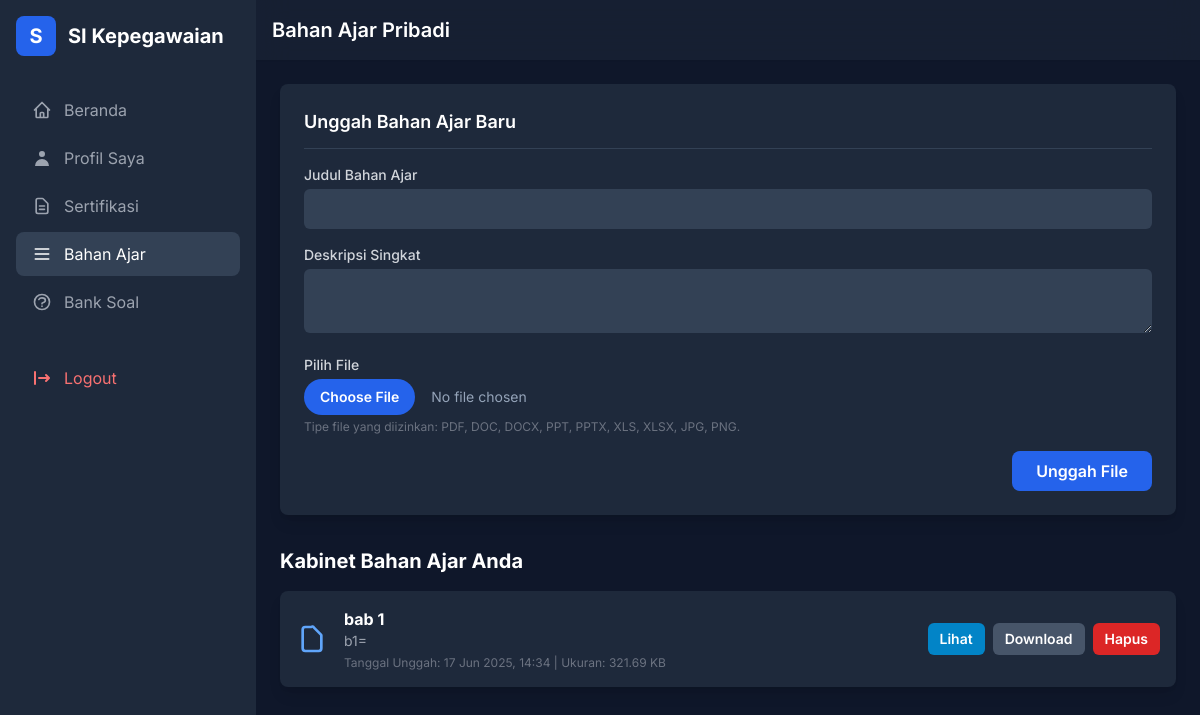
Screenshot of /guru/bahan_ajar.php (signed in) with the database file from the repository.
### tables this page shows
CREATE TABLE `bahan_ajar` (
  `id` int(11) NOT NULL,
  `judul` varchar(255) NOT NULL,
  `deskripsi` text DEFAULT NULL,
  `nama_file_asli` varchar(255) NOT NULL,
  `path_file` varchar(255) NOT NULL,
  `tipe_file` varchar(100) NOT NULL,
  `ukuran_file` int(11) NOT NULL,
  `id_guru_uploader` int(11) NOT NULL,
  `tanggal_upload` timestamp NOT NULL DEFAULT current_timestamp()
);

### guru/bahan_ajar.php (the view, shortened to what this page needs)
<?php
require '../db_connection.php';
$pageTitle = 'Bahan Ajar Pribadi';
$guru_id = $_SESSION['user']['id'];
$stmt_fetch = $conn->prepare("SELECT * FROM bahan_ajar WHERE id_guru_uploader = ? ORDER BY tanggal_upload DESC");
$stmt_fetch->bind_param("i", $guru_id);
$stmt_fetch->execute();
$all_files = $stmt_fetch->get_result()->fetch_all(MYSQLI_ASSOC);
require_once 'layout/header.php';
require_once 'layout/sidebar.php';
?>
<div class="flex-1 flex flex-col">
    <header class="bg-slate-800/50 backdrop-blur-lg shadow-sm p-4 flex items-center justify-between sticky top-0 z-20">
        <h1 class="text-xl font-semibold text-white"><?php echo $pageTitle; ?></h1>
    </header>
    <main class="p-6 flex-grow">
        <div class="bg-slate-800 p-6 rounded-lg shadow-lg mb-8">
            <h3 class="text-lg font-semibold text-white border-b border-slate-700 pb-3 mb-4">Unggah Bahan Ajar Baru</h3>
            <form action="bahan_ajar.php" method="POST" enctype="multipart/form-data" class="space-y-4">
                <div class="grid grid-cols-1 md:grid-cols-2 gap-4">
                    <div class="md:col-span-2">
                        <label for="judul" class="block text-sm font-medium text-gray-300">Judul Bahan Ajar</label>
                        <input type="text" name="judul" id="judul" required class="mt-1 w-full bg-slate-700 border-slate-600 rounded-md py-2 px-3 text-white focus:ring-blue-500 focus:border-blue-500">
                    </div>
                    <div class="md:col-span-2">
                        <label for="deskripsi" class="block text-sm font-medium text-gray-300">Deskripsi Singkat</label>
                        <textarea name="deskripsi" id="deskripsi" rows="2" class="mt-1 w-full bg-slate-700 border-slate-600 rounded-md py-2 px-3 text-white focus:ring-blue-500 focus:border-blue-500"></textarea>
                    </div>
                    <div class="md:col-span-2">
                        <label for="file_ajar" class="block text-sm font-medium text-gray-300">Pilih File</label>
                        <input type="file" name="file_ajar" id="file_ajar" required class="mt-1 block w-full text-sm text-slate-400 file:mr-4 file:py-2 file:px-4 file:rounded-full file:border-0 file:text-sm file:font-semibold file:bg-blue-600 file:text-white hover:file:bg-blue-700"/>
                        <p class="text-xs text-gray-500 mt-1">Tipe file yang diizinkan: PDF, DOC, DOCX, PPT, PPTX, XLS, XLSX, JPG, PNG.</p>
                    </div>
                </div>
                <div class="text-right">
                    <button type="submit" name="upload_bahan_ajar" class="bg-blue-600 text-white font-semibold px-6 py-2 rounded-lg hover:bg-blue-700 transition-colors">Unggah File</button>
                </div>
            </form>
        </div>
        <div>
            <h3 class="text-xl font-bold text-white mb-4">Kabinet Bahan Ajar Anda</h3>
            <div class="space-y-4">
                <?php if (empty($all_files)): ?>
                    <div class="bg-slate-800 p-8 rounded-lg text-center text-gray-400">Kabinet Anda masih kosong. Silakan unggah bahan ajar pertama Anda.</div>
                <?php else: ?>
                    <?php
                        $viewable_types = ['application/pdf', 'image/jpeg', 'image/png', 'image/gif'];
                    ?>
                    <?php foreach ($all_files as $file): ?>
                        <div class="bg-slate-800 p-4 rounded-lg shadow-lg flex flex-col sm:flex-row items-start sm:items-center gap-4">
                            <div class="flex-shrink-0 text-blue-400"><svg class="h-8 w-8" fill="none" viewBox="0 0 24 24" stroke="currentColor"><path stroke-linecap="round" stroke-linejoin="round" stroke-width="2" d="M7 21h10a2 2 0 002-2V9.414a1 1 0 00-.293-.707l-5.414-5.414A1 1 0 0011.586 3H7a2 2 0 00-2 2v14a2 2 0 002 2z" /></svg></div>
                            <div class="flex-grow">
                                <h4 class="font-bold text-white"><?php echo htmlspecialchars($file['judul']); ?></h4>
                                <p class="text-sm text-gray-400"><?php echo htmlspecialchars($file['deskripsi']); ?></p>
                                <p class="text-xs text-gray-500 mt-1">
                                    Tanggal Unggah: <?php echo date('d M Y, H:i', strtotime($file['tanggal_upload'])); ?> |
                                    Ukuran: <?php echo round($file['ukuran_file'] / 1024, 2); ?> KB
                                </p>
                            </div>
                            <div class="flex-shrink-0 flex items-center gap-2 mt-2 sm:mt-0">
                                <?php if (in_array($file['tipe_file'], $viewable_types)): ?>
                                    <a href="../<?php echo htmlspecialchars($file['path_file']); ?>" target="_blank" class="text-sm bg-sky-600 text-white font-semibold px-3 py-1.5 rounded-md hover:bg-sky-700 transition-colors">Lihat</a>
                                <?php endif; ?>
                                <a href="../<?php echo htmlspecialchars($file['path_file']); ?>" download="<?php echo htmlspecialchars($file['nama_file_asli']); ?>" class="text-sm bg-slate-600 text-white font-semibold px-3 py-1.5 rounded-md hover:bg-slate-500 transition-colors">Download</a>
                                <a href="bahan_ajar.php?action=delete&id=<?php echo $file['id']; ?>" onclick="return confirm('Apakah Anda yakin ingin menghapus file ini secara permanen?');" class="text-sm bg-red-600 text-white font-semibold px-3 py-1.5 rounded-md hover:bg-red-700 transition-colors">Hapus</a>
                            </div>
                        </div>
                    <?php endforeach; ?>
                <?php endif; ?>
            </div>
        </div>
    </main>
</div>
<?php
require_once 'layout/footer.php';
?>

### guru/layout/header.php (style rules this page uses)
body { font-family: 'Inter', sans-serif; }

### rows the page displays
bahan_ajar: judul "bab 1", deskripsi "b1=", tanggal_upload "17 Jun 2025, 14:34", $file['ukuran_file']/1024 "321.69"

### other values shown
$item['label'] "Beranda"
$item['label'] "Profil Saya"
$item['label'] "Sertifikasi"
$item['label'] "Bahan Ajar"
$item['label'] "Bank Soal"
$pageTitle "Bahan Ajar Pribadi"
